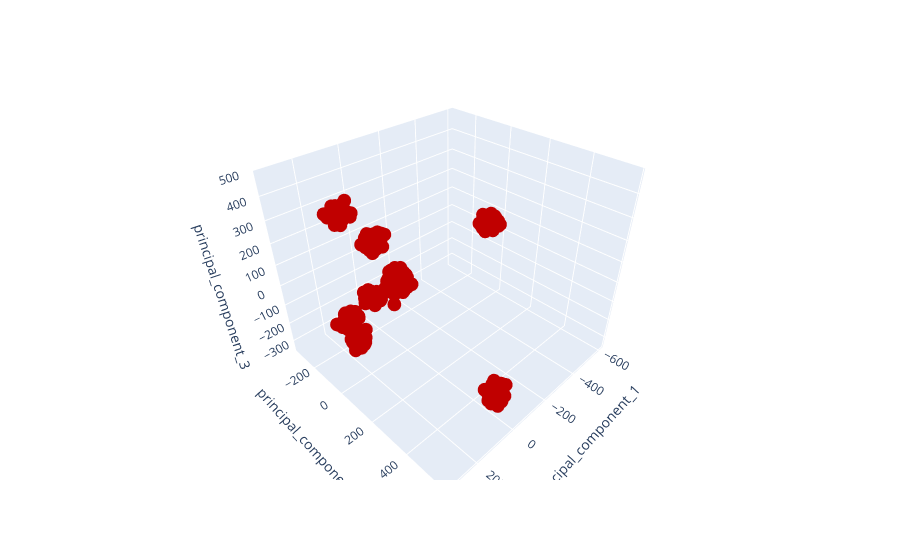

Notebook source saved alongside this figure:
### Code cell
fig = px.scatter_3d(df_pca_3, x = 'principal_component_1', y = 'principal_component_2', 
z = 'principal_component_3').update_traces(marker = dict(color = '#C00000'))
fig.show()

### Figure 1 — Plotly figure (JSON) as saved in the notebook; plotly's stock layout.template omitted (floating-point values rounded to 4 significant figures; data arrays with more than 128 entries replaced by an {"elided": "..."} marker saying what was removed)
{"data": [{"hovertemplate": "principal_component_1=%{x}<br>principal_component_2=%{y}<br>principal_component_3=%{z}<extra></extra>", "legendgroup": "", "marker": {"color": "#C00000", "symbol": "circle"}, "mode": "markers", "name": "", "scene": "scene", "showlegend": false, "type": "scatter3d", "x": {"elided": "500 float values"}, "y": {"elided": "500 float values"}, "z": {"elided": "500 float values"}}], "layout": {"legend": {"tracegroupgap": 0}, "margin": {"t": 60}, "scene": {"domain": {"x": [0, 1], "y": [0, 1]}, "xaxis": {"title": {"text": "principal_component_1"}}, "yaxis": {"title": {"text": "principal_component_2"}}, "zaxis": {"title": {"text": "principal_component_3"}}}}}
